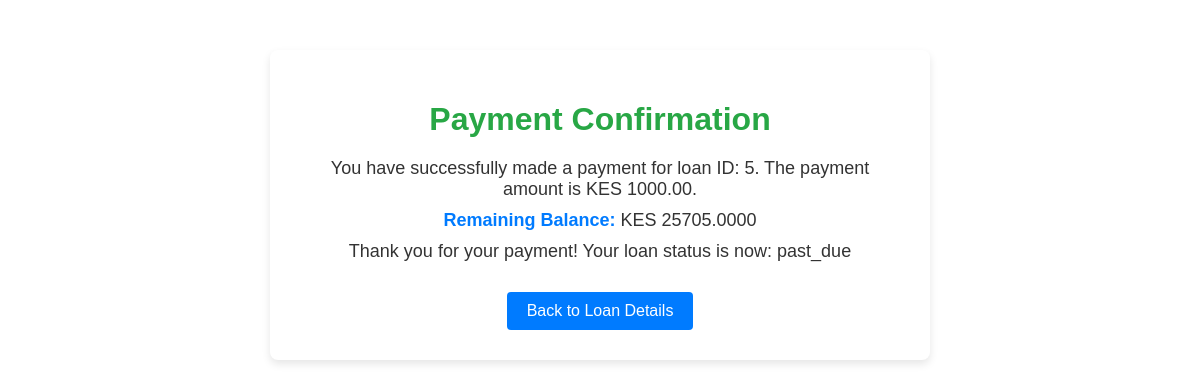
/loan/5/payment-confirmation/, run on the app's committed database.
### loans/models.py (models this page shows, shortened)
class Loan(models.Model):
    id = models.AutoField(primary_key=True)
    borrower = models.ForeignKey(Borrower, on_delete=models.CASCADE)
    amount = models.DecimalField(max_digits=10, decimal_places=2)
    interest_rate = models.DecimalField(max_digits=4, decimal_places=2)  # Example: 5.00 for 5%
    repayment_period_weeks = models.IntegerField()
    start_date = models.DateField()
    end_date = models.DateField()
    STATUS_CHOICES = [
        ('active', 'Active'),
        ('past_due', 'Past Due'),
        ('paid_off', 'Paid Off'),
    ]
    status = models.CharField(max_length=10, choices=STATUS_CHOICES, default='active')
    receipt_serial = models.CharField(max_length=20, blank=True, null=True, unique=True)
    receipt_hash = models.CharField(max_length=128, blank=True, null=True)
    def calculate_total_interest(self):
        return (self.amount * self.interest_rate ) / 100
    def calculate_remaining_balance(self):
        if self.pk is None:
            return self.amount + self.calculate_total_interest()
        total_paid = self.payments.aggregate(Sum('amount'))['amount__sum'] or 0
        return self.amount + self.calculate_total_interest() - total_paid

class Payment(models.Model):
    id = models.AutoField(primary_key=True)
    loan = models.ForeignKey(Loan, related_name='payments', on_delete=models.CASCADE)
    amount = models.DecimalField(max_digits=10, decimal_places=2)
    date = models.DateField()
    PAYMENT_TYPE_CHOICES = [
        ('bank_transfer', 'Bank Transfer'),
        ('mobile_payment', 'Mobile Payment'),
    ]
    payment_type = models.CharField(max_length=20, choices=PAYMENT_TYPE_CHOICES)
    is_late = models.BooleanField(default=False)

### loans/views.py (the view)
# urls.py: path('loan/<int:loan_id>/payment-confirmation/', views.payment_confirmation, name='payment_confirmation'),
def payment_confirmation(request, loan_id):
    loan = get_object_or_404(Loan, id=loan_id)
    payment = loan.payments.last()  # Assuming the last payment is the most recent one
    remaining_balance = loan.calculate_remaining_balance()
    context = {
        'loan': loan,
        'payment': payment,
        'remaining_balance': remaining_balance,
    }
    return render(request, 'payment_confirmation.html', context)

### templates/payment_confirmation.html
{% load static %}
    <link rel="stylesheet" href="{% static 'css/payment_confirmation.css' %}">
{% block content %}
<div class="payment-confirmation-container">
    <h1>Payment Confirmation</h1>
    <p>You have successfully made a payment for loan ID: {{ loan.id }}. The payment amount is KES {{ payment.amount }}.</p>
    <p><strong>Remaining Balance:</strong> KES {{ remaining_balance }}</p>
    <p>Thank you for your payment! Your loan status is now: {{ loan.status }}</p>
    <a href="{% url 'loan_detail' loan.id %}" class="btn-back">Back to Loan Details</a>
</div>
{% endblock %}

### static/css/payment_confirmation.css (style rules this page uses)
.payment-confirmation-container { max-width: 600px; margin: 50px auto; padding: 30px; background: #fff; border-radius: 8px; box-shadow: 0 4px 8px rgba(0, 0, 0, 0.1); text-align: center; font-family: Arial, sans-serif; }
.payment-confirmation-container h1 { color: #28a745; margin-bottom: 20px; }
.payment-confirmation-container p { font-size: 18px; margin: 10px 0; color: #333; }
.payment-confirmation-container strong { color: #007bff; }
.btn-back { display: inline-block; margin-top: 20px; padding: 10px 20px; background-color: #007bff; color: white; text-decoration: none; border-radius: 4px; transition: background-color 0.3s; }

### data on the page
Loan: id "5", status "past_due"
Payment: amount "1000.00"

### other printed values
{{ remaining_balance }} "25705.0000"
